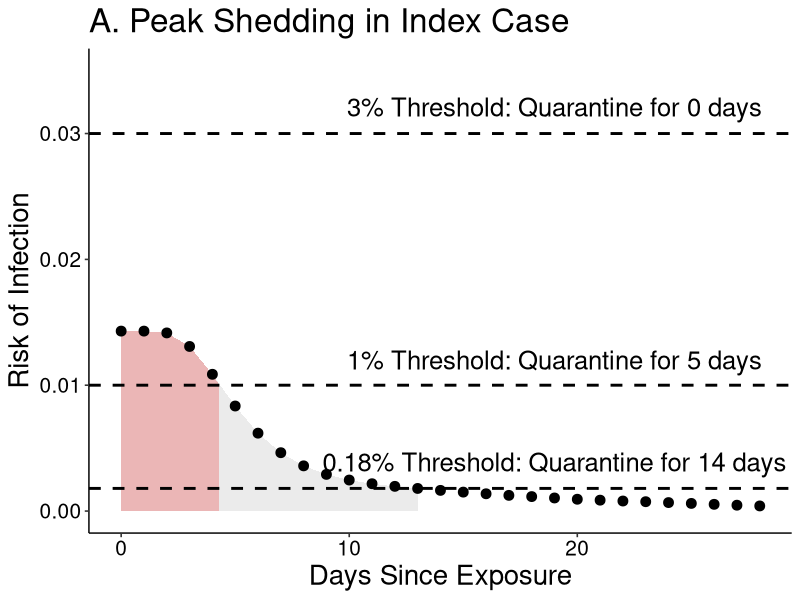
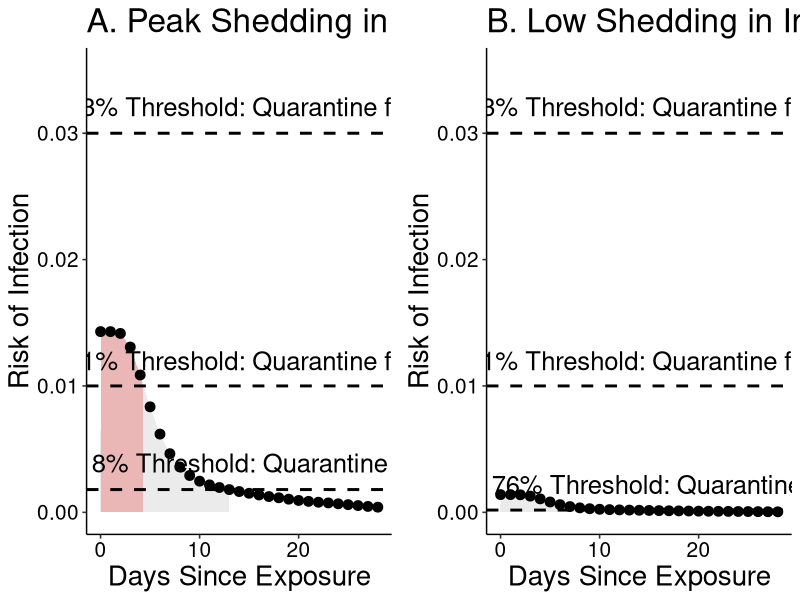
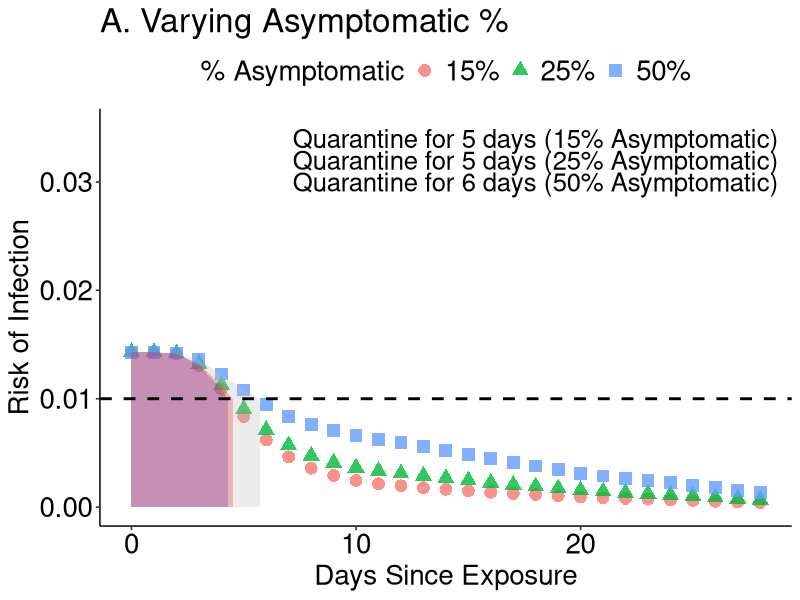
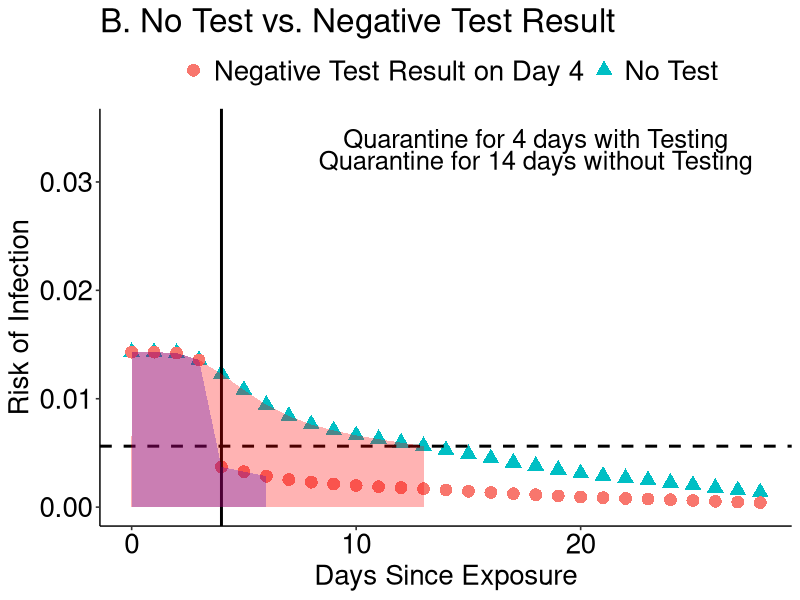
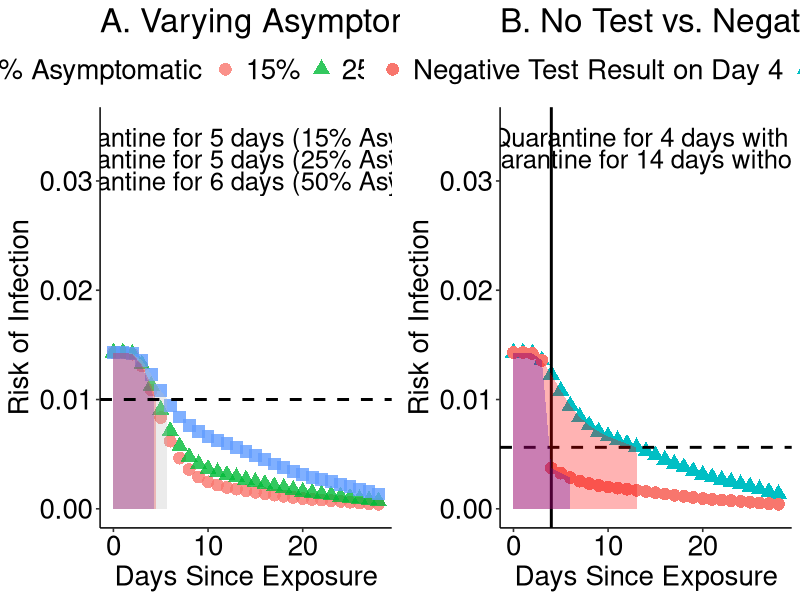

Here is the R script that generated these plots, in order:
#peak shedding in index case

#read in data from logic tables where 1st column
#is the discount on risk of getting sick under ideal testing to find
#asymptomatics as soon as they start shedding and column 2 is the
#probability that asymptomatics have finished shedding (from exposure, shedding
#starts 3 days pre what would be symptom onset)

risk.discount<-read.csv('risk_discount_data.csv')

figure2<-read.csv('figure2_data.csv')


#initial risk

#highest risk individual 15 min close contact
0.0143

#lowest risk individual, 15 min close contact
0.0014

risk.start<-c(0.0143,0.0014)

#fraction expected to be asymptomatic
fraction.asymptomatic<-c(0.15,0.25,0.50)

for (j in 1:length(risk.start)){
  
  for (i in 1:length(fraction.asymptomatic)){
    
    combined.discount<-1-(1-fraction.asymptomatic[i])*(1-risk.discount$discount)-fraction.asymptomatic[i]*risk.discount$asymp
    
    risks<-risk.start[j]*combined.discount
    days<-1:length(risks)
    
    if (i==1 & j==1){
      frame<-data.frame(risks=risks,days=days,risk.start=risk.start[j],fraction.asymptomatic=fraction.asymptomatic[i])
    }else{
      frametemp<-data.frame(risks=risks,days=days,risk.start=risk.start[j],fraction.asymptomatic=fraction.asymptomatic[i])
      frame<-rbind(frame,frametemp)
    }
  }
}

frame$days<-frame$days-1

require(ggplot2)
require(ggpubr)

subframe<-frame[frame$fraction.asymptomatic==0.15,]
subframe$quarantine1<-rep(NA,length(subframe$risks))
subframe$quarantine1<-subframe$risks<=0.01
subframe$quarantine2<-rep(NA,length(subframe$risks))
subframe$quarantine2<-subframe$risks<=0.03

#------------------------------------- figure 1 ------------------------------------------------------------

subframe1<-subframe[subframe$risk.start==0.0143 & subframe$days<=4,]
tempframe<-data.frame(risks=0.01,days=4.3,risk.start=0.0143,fraction.asymptomatic=0.15,quarantine1=FALSE,quarantine2=FALSE)
subframe1<-rbind(subframe1,tempframe)
subframe3<-subframe[subframe$risk.start==0.0143 & subframe$days<=13,]
A<-ggplot(subframe[subframe$risk.start==0.0143,],aes(x=days,y=risks))+
  geom_area(data=subframe1,aes(x = ifelse(days<=4.3 , days, 0)),fill="red",alpha=0.3)+
  geom_area(data=subframe3,aes(x = ifelse(days<=13 , days, 0)),fill="grey",alpha=0.3)+
  geom_point(size=3)+
  geom_hline(yintercept=0.01,linetype="dashed",size=1)+
  geom_hline(yintercept=0.03,linetype="dashed",size=1)+
  geom_hline(yintercept=1.8e-03,linetype="dashed",size=1)+
  scale_colour_discrete(name="Scenario",labels=c("Peak Shedding in Index Case","Low Shedding in Index Case"))+
  scale_x_continuous(name="Days Since Exposure")+
  scale_y_continuous(name="Risk of Infection",limits = c(0, 0.035))+
  annotate("text",x=19,y=0.012,label="1% Threshold: Quarantine for 5 days",size=6.5)+
  annotate("text",x=19,y=0.0321,label="3% Threshold: Quarantine for 0 days",size=6.5)+
  annotate("text",x=19,y=0.0039,label="0.18% Threshold: Quarantine for 14 days",size=6.5)+
  theme_pubr()+theme(axis.title.x = element_text(size=20),axis.title.y = element_text(size=20),title = element_text(size=20),
                     axis.text=element_text(size=15))+
  ggtitle("A. Peak Shedding in Index Case")
A

subframe5<-subframe[subframe$risk.start==0.0014 & subframe$days<=13,]
B<-ggplot(subframe[subframe$risk.start==0.0014,],aes(x=days,y=risks))+
  geom_area(data=subframe5,aes(x = ifelse(days<=13 , days, 0)),fill="grey",alpha=0.3)+
  geom_point(size=3)+
  geom_hline(yintercept=0.01,linetype="dashed",size=1)+
  geom_hline(yintercept=0.03,linetype="dashed",size=1)+
  geom_hline(yintercept=1.76e-04,linetype="dashed",size=1)+
  scale_colour_discrete(name="Scenario",labels=c("Peak Shedding in Index Case","Low Shedding in Index Case"))+
  scale_x_continuous(name="Days Since Exposure")+
  scale_y_continuous(name="Risk of Infection",limits = c(0, 0.035))+
  annotate("text",x=19,y=0.012,label="1% Threshold: Quarantine for 0 days",size=6.5)+
  annotate("text",x=19,y=0.0321,label="3% Threshold: Quarantine for 0 days",size=6.5)+
  annotate("text",x=19,y=0.0022,label="0.0176% Threshold: Quarantine for 14 days",size=6.5)+
  theme_pubr()+theme(axis.title.x = element_text(size=20),axis.title.y = element_text(size=20),title=element_text(size=20),
                     axis.text=element_text(size=15))+
  ggtitle("B. Low Shedding in Index Case")

windows()
ggarrange(A,B)



#------------------------------------ figure 2 -------------------------------------------------------------


subframe6<-frame[frame$risk.start==0.0143 & frame$days<=4 & frame$fraction.asymptomatic==0.25,]
tempframe<-data.frame(risks=0.01,days=4.5,risk.start=0.0143,fraction.asymptomatic=0.25)
subframe6<-rbind(subframe6,tempframe)

subframe7<-frame[frame$risk.start==0.0143 & frame$days<=5 & frame$fraction.asymptomatic==0.5,]
tempframe<-data.frame(risks=0.01,days=5.7,risk.start=0.0143,fraction.asymptomatic=0.5)
subframe7<-rbind(subframe7,tempframe)

A.2<-ggplot(frame[frame$risk.start==0.0143,],aes(x=days,y=risks))+
  geom_point(aes(shape=as.character(fraction.asymptomatic),colour=as.character(fraction.asymptomatic)),size=4,alpha=0.8)+
  geom_area(data=subframe1,aes(x = ifelse(days<=4.3 , days, 0)),fill="blue",alpha=0.3)+
  geom_area(data=subframe6,aes(x = ifelse(days<=4.5 , days, 0)),fill="red",alpha=0.3)+
  geom_area(data=subframe7,aes(x = ifelse(days<=5.7 , days, 0)),fill="grey",alpha=0.3)+
  scale_shape_discrete(name="% Asymptomatic",labels=c("15%", "25%", "50%"))+
  scale_colour_discrete(name="% Asymptomatic",labels=c("15%", "25%", "50%"))+
  scale_x_continuous(name="Days Since Exposure")+
  scale_y_continuous(name="Risk of Infection",limits = c(0, 0.035))+
  geom_hline(yintercept=0.01,linetype="dashed",size=1)+
  annotate("text",x=18,y=0.036,label="1% Threshold",size=6.5)+
  annotate("text",x=18,y=0.034,label="Quarantine for 5 days (15% Asymptomatic)",size=6.5)+
  annotate("text",x=18,y=0.032,label="Quarantine for 5 days (25% Asymptomatic)",size=6.5)+
  annotate("text",x=18,y=0.030,label="Quarantine for 6 days (50% Asymptomatic)",size=6.5)+
  theme_pubr()+theme(axis.title.x = element_text(size=20),axis.title.y = element_text(size=20),
                     legend.text = element_text(size=20), legend.title=element_text(size=20),
                     axis.text=element_text(size=20),title=element_text(size=20))+
  ggtitle("A. Varying Asymptomatic %")

windows()
A.2

#negative test scenario
days<-c(frame$days[frame$risk.start==0.0143 & frame$fraction.asymptomatic==0.5],figure2$Days)
risks<-c(frame$risks[frame$risk.start==0.0143 & frame$fraction.asymptomatic==0.5],figure2$Risktest)
type<-c(rep("No test",length(frame$days[frame$risk.start==0.0143 & frame$fraction.asymptomatic==0.5])),
        rep("Negative Test Result",length(figure2$Days)))
frame2<-data.frame(days=days,risks=risks,type=type)

subframe8<-frame2[frame2$type=="Negative Test Result" & frame2$days<=6,]
#tempframe<-data.frame(days=4.5,risks=0.01,type="No Test")
#subframe8<-rbind(subframe8,tempframe)
subframe9<-frame2[frame2$type=="No test" & frame2$days<=13,]


windows()
B.2<-ggplot(data=frame2)+geom_point(aes(x=days,y=risks,group=type,colour=type,shape=type),size=4)+
    geom_hline(yintercept=0.005622863,linetype="dashed",size=1)+
    geom_vline(xintercept=4,linetype="solid",size=1)+
    geom_area(data=subframe8,aes(x = ifelse(days<=6 , days, 0),y=risks),fill="blue",alpha=0.3)+
    geom_area(data=subframe9,aes(x = ifelse(days<=13 , days, 0),y=risks),fill="red",alpha=0.3)+
    theme_pubr()+theme(axis.title.x = element_text(size=20),axis.title.y = element_text(size=20),
                   legend.text = element_text(size=20), legend.title=element_text(size=20),
                   axis.text=element_text(size=20),title=element_text(size=20))+
    annotate("text",x=18,y=0.036,label="1% Threshold",size=6.5)+
    annotate("text",x=18,y=0.034,label="Quarantine for 4 days with Testing",size=6.5)+
    annotate("text",x=18,y=0.032,label="Quarantine for 14 days without Testing",size=6.5)+
   #annotate("text",x=14,y=0.048,label="Negative Test 4 Days Since Exposure",size=6.5)+
    scale_colour_discrete(name="",labels=c("Negative Test Result on Day 4","No Test"))+
    scale_shape_discrete(name="",labels=c("Negative Test Result on Day 4","No Test"))+
    scale_x_continuous(name="Days Since Exposure")+
    scale_y_continuous(name="Risk of Infection",limits = c(0, 0.035))+
    ggtitle("B. No Test vs. Negative Test Result")


windows()
B.2

ggarrange(A.2,B.2)
